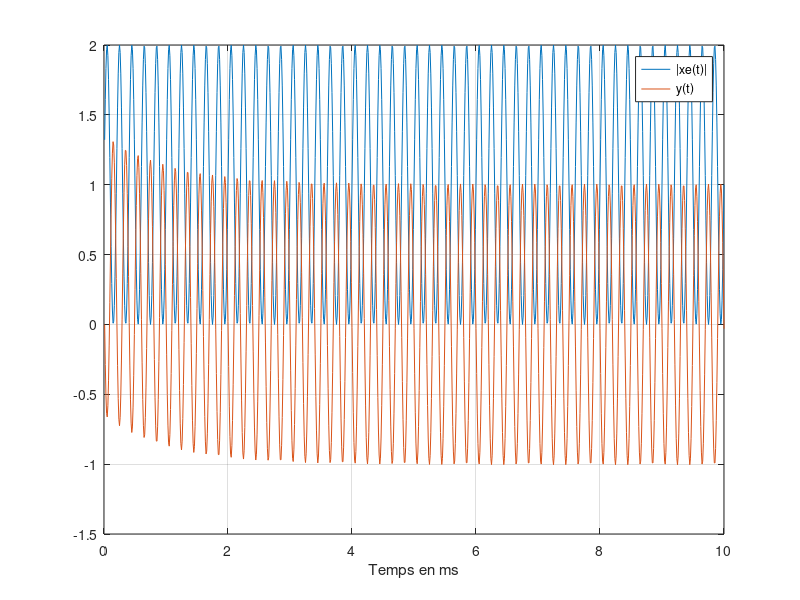
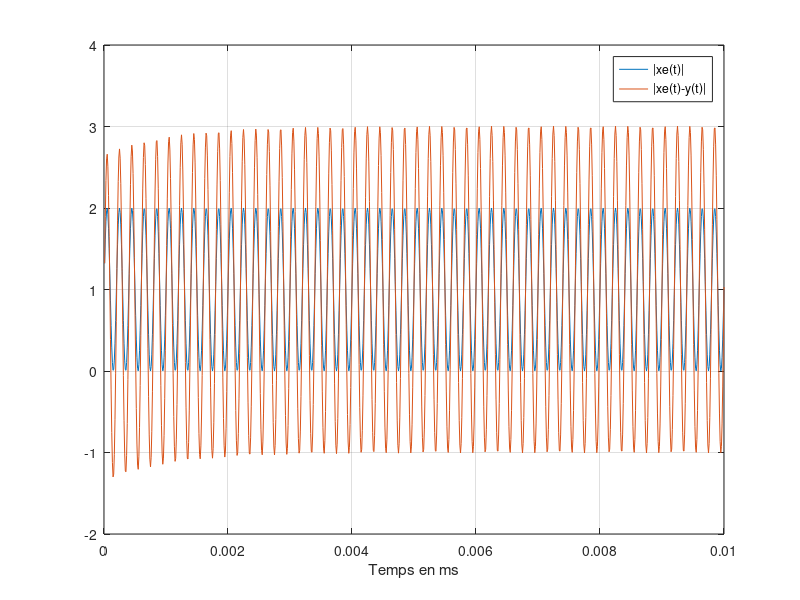
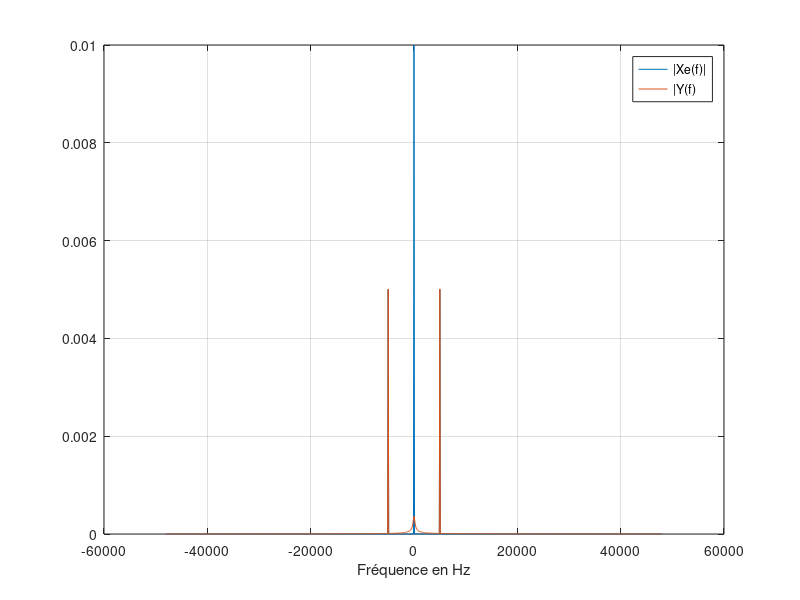

The MATLAB script that drew these images, in order:
%% Nettoyage
clc;
close all;
clear all;

%% Sujet
D=0.01;
fe= 96000;
f0 = 5000;
Te=1/fe;

M=D*fe;
t=(1:M)*Te;

x=1+sin(2*pi*f0*t);
y=0*x;
r=0.99;
for i=2:M
    y(i)=r*y(i-1)-(x(i)-x(i-1));
end

figure(1)
plot(1000*t,x,1000*t,y)
legend('|xe(t)|','y(t)')
xlabel('Temps en ms')
grid on;
zoom on;

figure(2)
plot(t,x,t,x-y)
legend('|xe(t)|','|xe(t)-y(t)|')
xlabel('Temps en ms')
grid on;
zoom on;
N=length(t);

figure(4)
Freq=(-N/2:(N/2-1))*fe/N;
plot(Freq, (1/fe)*fftshift(abs(fft(x))), Freq, (1/fe)*fftshift(abs(fft(y))));
xlabel('Fréquence en Hz')
legend('|Xe(f)|','|Y(f)')
grid on;
zoom on;